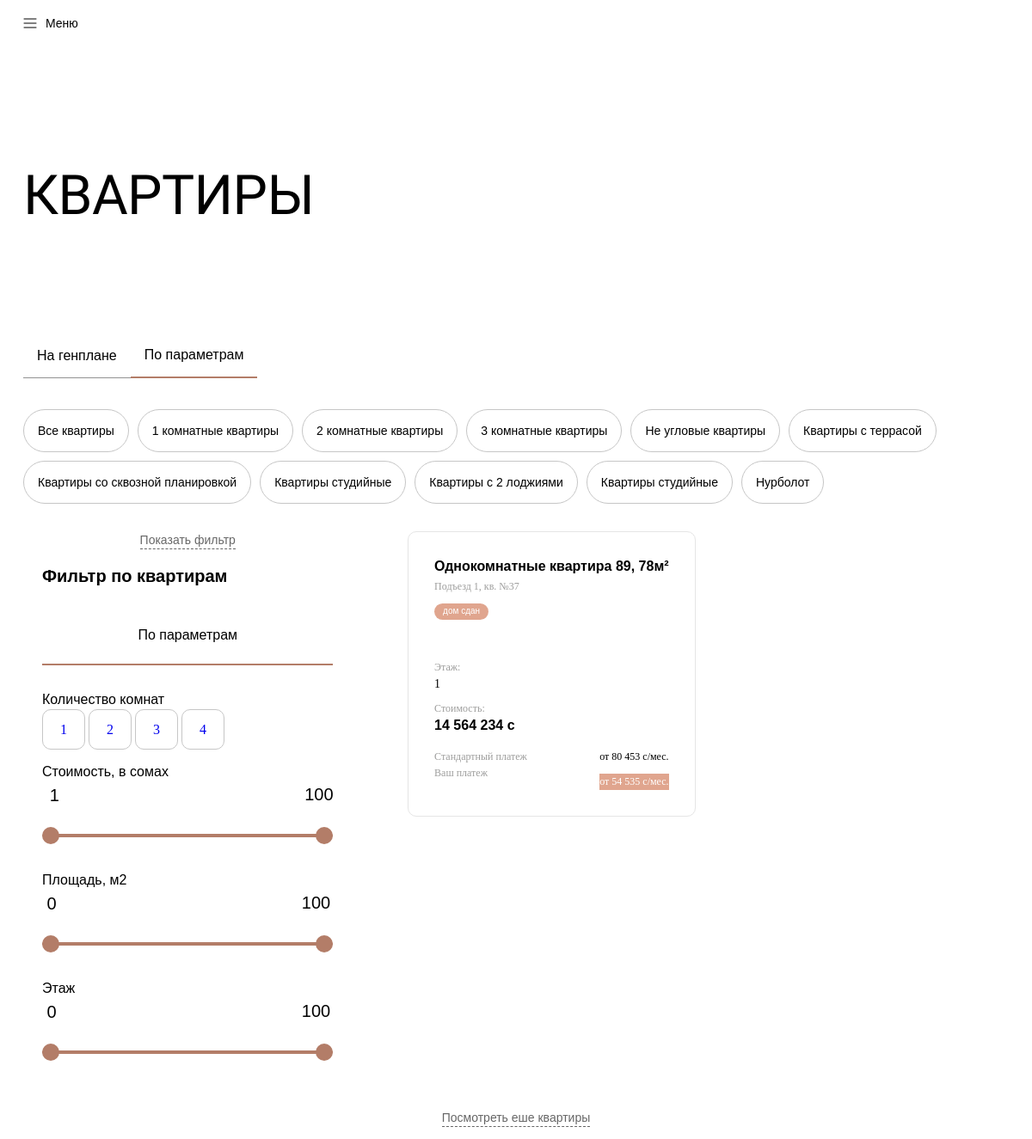
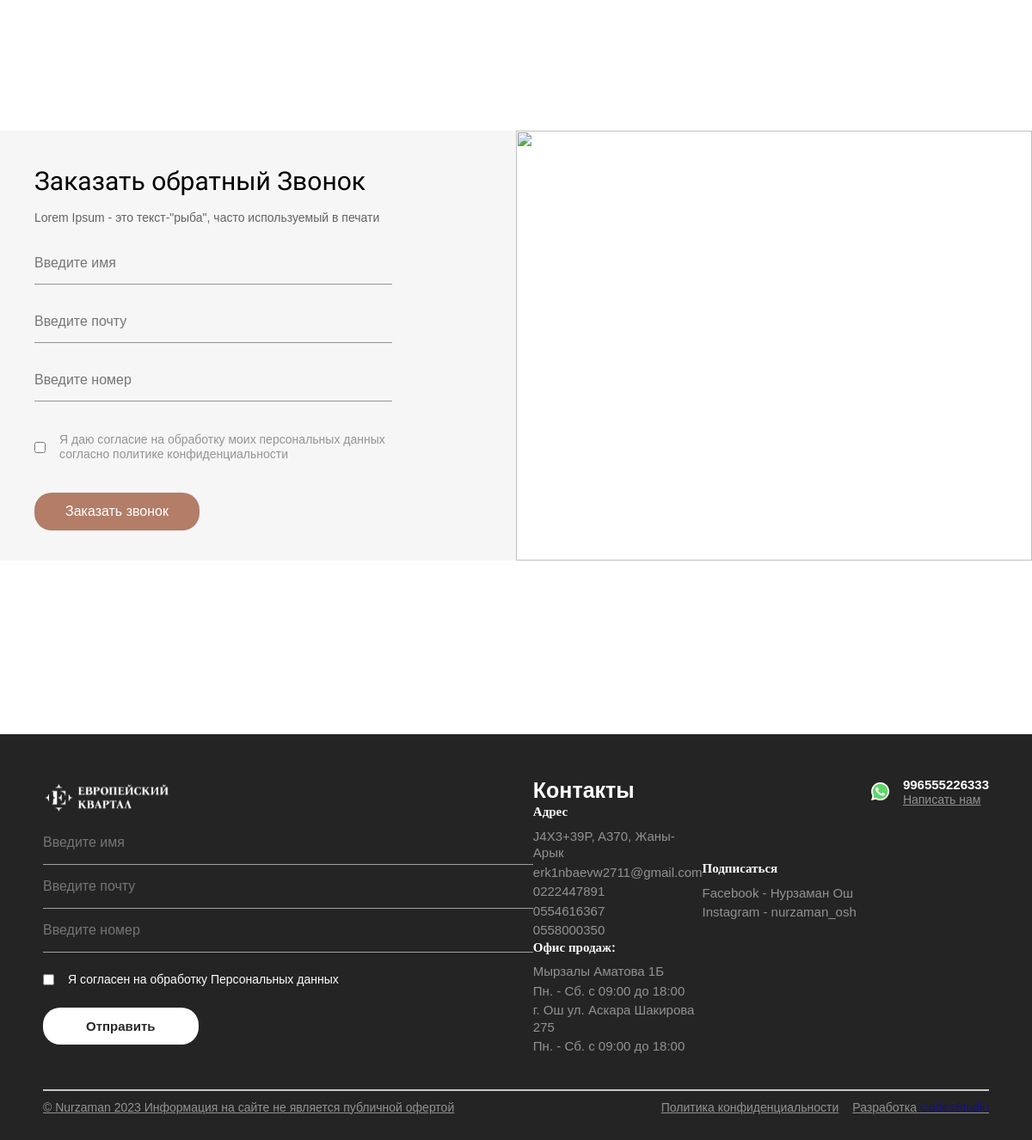
Page /catalog/ on the committed database (2 pictures, top to bottom).
### apps/apartment/models.py (models this page shows, shortened)
class Category(models.Model):
    title = models.CharField(
        max_length = 255,
        verbose_name = "Название категории",
        blank= True, null = True
    )
    class Meta:
        verbose_name = "Категория квартир"
        verbose_name_plural = "Категория квартир"

class Rooms(models.Model):
    title = models.CharField(
        max_length = 255,
        verbose_name = "Сколько Комнат"
    )
    def __str__(self):
        return self.title
    class Meta:
        verbose_name = "Добавить Комнаты"
        verbose_name_plural = "Добавить Комнаты"

class Apartment(models.Model):
    category = models.ForeignKey(
        Category,
        related_name = "category_room",
        on_delete = models.CASCADE,
        blank= True, null = True
    )
    room = models.ForeignKey(
        Rooms,
        on_delete = models.CASCADE
    )
    razmer = models.CharField(
        max_length = 255,
        verbose_name = "Размер"
    )
    info = models.CharField(
        max_length = 255,
        verbose_name ="Дополнительная информация",
        blank = True,null=True
    )
    layote = ResizedImageField(
        force_format="WEBP",
        quality=100,
        upload_to='layote/',
        verbose_name="Фотография планировки",
        blank = True, null = True
    )
    plan = ResizedImageField(
        force_format="WEBP",
        quality=100,
        upload_to='plan/',
        verbose_name="Фотография на плане этажа",
        blank = True, null = True
    )
    object = ResizedImageField(
        force_format="WEBP",
        quality=100,
        upload_to='object/',
        verbose_name="Фотография на объекте",
        blank = True, null = True
    )
    price = models.CharField(
        max_length = 255,
        verbose_name = "Цена"
    )
    floor = models.ForeignKey(
        Floor,
        related_name = "floor_form",
        on_delete = models.CASCADE,
        verbose_name = "Сколько этаж",
        blank=True,null = True
    )
    exploitation = models.CharField(
        max_length = 255,
        verbose_name = "Ввод в эксплуатацию"
    )
    layout_text = models.CharField(
        max_length = 255,
        verbose_name = "Тип планировок "
    )
    status = models.ForeignKey(
        Status,
        related_name = "choise_room",
        on_delete = models.CASCADE,
        blank = True, null = True
    )
    class Meta:
        verbose_name = "Добавить Квартиру"
        verbose_name_plural = "Добавить Квартиру"

class Status(models.Model):
    title = models.CharField(
        max_length = 255,
        verbose_name = "Статус квартиры"
    )
    def __str__(self):
        return self.title
    class Meta:
        verbose_name = "Добавить Статус"
        verbose_name_plural = "Добавить Статус"

class Floor(models.Model):
    title = models.CharField(
        max_length = 2,
        verbose_name = "Номер этажа"
    )
    def __str__(self):
        return self.title
    class Meta:
        verbose_name = "Добавить Этажи"
        verbose_name_plural = "Добавить Этажи"

### apps/contacts/models.py (models this page shows, shortened)
class ContactInfo(models.Model):
    title = RichTextField(
        verbose_name="Информационный текст",
        blank=True,null=True
    )
    image = ResizedImageField(
        force_format="WEBP",
        quality=100,
        upload_to='gallery/',
        verbose_name="Фотография",
        blank = True, null = True
    )
    class Meta:
        verbose_name = "Заказать обратный Звонок"
        verbose_name_plural = "Заказать обратный Звонок"

### apps/base/models.py (models this page shows, shortened)
class Settings(models.Model):
    title = models.CharField(
        max_length=255,
        verbose_name="Название сайта"
    )
    descriptions = models.TextField(
        verbose_name="Информационный текст",
        blank=True,null=True
    )
    logo = ResizedImageField(
        force_format="WEBP",
        quality=100,
        upload_to='logo/',
        verbose_name="Логотип Компании",
        blank = True, null = True
    )
    logo_complex = ResizedImageField(
        force_format="WEBP",
        quality=100,
        upload_to='logo/',
        verbose_name="Логотип Комплекса",
        blank = True, null = True
    )
    email = models.EmailField(
        max_length=255,
        verbose_name='Почта'
        )
    location = models.CharField(
        max_length=255,
        verbose_name='Адрес'
    )
    whatsapp = models.URLField(
        verbose_name='Whatspp URL',
        blank=True, null=True
    )
    whatsapp_number = models.CharField(
        max_length = 255,
        verbose_name = "Whatsapp номер"
    )
    instagram = models.URLField(
        verbose_name='Instagram URL',
        blank=True, null=True
    )
    youtube = models.URLField(
        verbose_name='Youtube URL',
        blank=True, null=True
    )
    facebook = models.URLField(
        verbose_name='Facebook URL',
        blank=True, null=True
    )
    class Meta:
            verbose_name = "Основная настройка"
            verbose_name_plural = "Основные настройки"

class SettingsPhone(models.Model):
    settings = models.ForeignKey(Settings, related_name='phone_title', on_delete=models.CASCADE)
    phone = models.CharField(
          max_length = 255,
          verbose_name = "Телефонный номер"
     )
    class Meta:
        unique_together = ('settings', 'phone')
        verbose_name = "Дополнительный телефонный номер"
        verbose_name_plural = "Дополнительный телефонный номер"

class SettingsOffice(models.Model):
    settings = models.ForeignKey(Settings, related_name='office_title', on_delete=models.CASCADE)
    location = models.CharField(
        max_length=255,
        verbose_name='Адрес'
    )
    phone = models.CharField(
          max_length = 255,
          verbose_name = "График работы"
     )
    class Meta:
        unique_together = ('settings', 'phone', 'location')
        verbose_name = "Офис продаж"
        verbose_name_plural = "Офис продаж"

class SettingsSoc(models.Model):
    settings = models.ForeignKey(Settings, related_name='settings_soc', on_delete=models.CASCADE)
    title = models.CharField(
          max_length = 255,
          verbose_name = "Название соц.сети"
     )
    username = models.CharField(
        max_length = 255,
        verbose_name = "username аккаунта"
    )
    url = models.URLField(
        verbose_name = "Ссылка"
    )
    class Meta:
        unique_together = ('settings', 'title')
        verbose_name = "Соц сети"
        verbose_name_plural = "Соц сети"

### apps/apartment/views.py (the view, shortened to what this page needs)
# urls.py: path('catalog/', views.catalog, name="catalog"),
def catalog(request):
    settings = Settings.objects.latest("id")
    categories = models.Category.objects.all()
    category_id = request.GET.get('category')
    filtered_apartments = models.Apartment.objects.all()
    if category_id:
        filtered_apartments = filtered_apartments.filter(category__id=category_id)
    rooms = models.Rooms.objects.all()
    rooms_id = request.GET.get("room")
    filtered_rooms_apartments = filtered_apartments  # Создайте отдельную переменную для комнат
    if rooms_id:
        filtered_rooms_apartments = filtered_apartments.filter(room__id=rooms_id)
    contactinfo = ContactInfo.objects.latest('id')
    return render(request,'catalog.html', locals())

### templates/catalog.html (shortened to what this page needs)
{% load static %}
<!DOCTYPE html>
<html lang="en">
  <head>
    <link rel="stylesheet" href="{% static 'assets/styles/style.css' %}" />
    <link rel="stylesheet" href="{% static 'assets/styles/swiperStyle.css' %}" />
  </head>
  <body>
    <header class="header" style="height: fit-content">
      <nav class="nav" style="background-color: white">
        <div class="burger" id="menuButton">
          <svg xmlns="http://www.w3.org/2000/svg" width="16" height="12" viewBox="0 0 16 12" fill="none">
            <path d="M1 1H15" stroke="black" stroke-linecap="round" />
            <path d="M1 6H15" stroke="black" stroke-linecap="round" />
            <path d="M1 11H15" stroke="black" stroke-linecap="round" />
          </svg>
          <p style="color: black">Меню</p>
        </div>
      </nav>
      <br />
    </header>
    <br />
    <br /><br />
    <main class="main" style="padding: 0 27px">
      <br />
      <h1>КВАРТИРЫ</h1>
      <br /><br /><br /><br />
      <div class="sliderLink" style="margin-top: 30px;">
        <a href="{% url 'genplaning' %}">
          <div class="navSlideLink" style="padding: 1rem">На генплане</div>
        </a>
        <div class="navSlideLink activee" style="padding: 1rem">По параметрам</div>
      </div>
      <br /><br />
      <div class="filterList">
        <a href="{% url 'catalog' %}" class="filterItem">Все квартиры</a>
        {% for category in categories %}
        <a href="{% url 'catalog' %}?category={{ category.id }}" class="filterItem">{{ category.title }}</a>
        {% endfor %}
      </div>
    </main>
    <div class="filterZone" style="padding: 0 27px">
      <div class="scrollBar" >
        <div id="openFilter" class="moreFlatCard">
          <p>Показать фильтр</p>
        </div>
        <div class="leftFilteredZone">
          <h1>Фильтр по квартирам</h1>
          <div class="sliderLink">
            <div class="navSlideLink activee" style="width: 100%">По параметрам</div>
          </div>
          <div>
            <h2>Количество комнат</h2>
            {% for room in rooms %}
              <a href="{% url 'catalog' %}?room={{ room.id }}" class="roomButton">{{ room.id }}</a>
            {% endfor %}
          </div>
          <div>
            <h2>Стоимость, в сомах</h2>
            <br /><br />
            <div>
              <div class="range-slider">
                <input type="range" min="1" max="100" step="1" value="0" class="range-slider__input" />
                <input type="range" min="1" max="100" step="1" value="100" class="range-slider__input" />
              </div>
            </div>
          </div>
          <div>
            <h2>Площадь, м2</h2>
            <br /><br />
            <div>
              <div class="range-slider">
                <input type="range" min="0" max="100" step="1" value="0" class="range-slider__input" />
                <input type="range" min="0" max="100" step="1" value="100" class="range-slider__input" />
              </div>
            </div>
          </div>
          <div>
            <h2>Этаж</h2>
            <br /><br />
            <div>
              <div class="range-slider">
                <input type="range" min="0" max="100" step="1" value="0" class="range-slider__input" />
                <input type="range" min="0" max="100" step="1" value="100" class="range-slider__input" />
              </div>
            </div>
          </div>
        </div>
      </div>
      <div class="flatList">
        {% for apartment in filtered_apartments %}
        <a href="{% url 'planing' apartment.id %}">
          <div class="flatListCard">
            <div class="cardHead">
              <h1>{{apartment.room}} квартира {{apartment.razmer}}</h1>
              <p>{{apartment.info}}</p>
            </div>
            {% if apartment.status%}
            <button class="flatMetka">{{apartment.status}}</button>
            {% endif %}
            <br />
            <div class="cardFlatImage">
            </div>
            <br />
            <div class="cardFlatInf">
              <p>Этаж:</p>
              <h2>{{apartment.floor}} </h2>
            </div>
            <div class="cardFlatInf">
              <p>Стоимость:</p>
              <h1>{{apartment.price}} с</h1>
            </div>
            <br />
            <div class="cardFootFlat">
              <div>
                <h1>Стандартный платеж <img width="14px" src="{% static 'assets/svg/div.tooltip-circle.svg' %}" alt="" /></h1>
                <h1>Ваш платеж <img width="14px" src="{% static 'assets/svg/div.tooltip-circle — копия.svg' %}" alt="" /></h1>
              </div>
              <div>
                <h2>от 80 453 с/мес.</h2>
                <h3>от 54 535 с/мес.</h3>
              </div>
            </div>
          </div>
        </a>
        {% endfor %}
      </div>
    </div>
    <div class="moreFlatCard">
      <p>Посмотреть еше квартиры</p>
    </div>
    <br /><br />
    <div class="h100"></div>
    {% include 'include/contact_form.html'%}
    <br /><br /><br /><br />
    <div class="h100"></div>
    {% include "include/footer.html" %}
  </body>
</html>

### templates/include/contact_form.html (shortened to what this page needs)
<section id="section6" class="form">
    <form method = "POST" class="formSection">
      {{contactinfo.title|safe}}
      <input placeholder="Введите имя" name = "name" class="Forminput" type="text" />
      <input placeholder="Введите почту" name = "email"  class="Forminput" type="email" />
      <input placeholder="Введите номер" name = "number"  class="Forminput" type="text" />
      <div class="checkbox">
        <input type="checkbox" name="consent"  id="agreementFeedback" />
        <label for="agreementFeedback">
          Я даю согласие на обработку моих персональных данных<br />
          согласно политике конфиденциальности
        </label>
      </div>
      <button name = "call1" class="formButton">Заказать звонок</button>
    </form>
    <div class="formImager">
      <img src="{{contactinfo.image.url}}" alt="" />
    </div>
  </section>

### templates/include/footer.html (shortened to what this page needs)
{% load static %}
<footer class="footer">
    <form method = "POST">
      <div class="leftFooter">
        <img src="{% static 'assets/svg/Mask group.svg' %}" alt="" />
      </div>
            <input placeholder="Введите имя" name = "name2" class="Forminputt" type="text" />
            <input placeholder="Введите почту"  name = "email2" class="Forminputt" type="email" />
            <input placeholder="Введите номер"  name = "number2" class="Forminputt" type="text" />
            <div class="checkboxx">
                <input type="checkbox" name="consent2"   />
                <p>Я согласен на обработку Персональных данных</p>
            </div>
            <button name = "call2" class="footerButton">Отправить</button>
    </form>
    <div class="footerCenter">
      <h1>Контакты</h1>
      <div>
        <h1>Адрес</h1>
        <p>{{settings.location}}</p>
        <p>{{settings.email}}</p>
        {% for settings in settings.phone_title.all%}
        <p>{{settings.phone}}</p>
        {% endfor %}
      </div>
      <div>
        <h1>Офис продаж:</h1>
        {% for settings in settings.office_title.all%}
        <p>{{settings.location}}</p>
        <p>{{settings.phone}}</p>
        {% endfor %}
      </div>
    </div>
    <div class="footerCenter">
      <div>
        <h1>Подписаться</h1>
        {% for settings in settings.settings_soc.all %}
        <a href="{{settings.url}}">
          <p>{{settings.title}} - {{settings.username}}</p>
        </a>
        {% endfor %}
      </div>
    </div>
    <div class="footerRight">
      <a href="{{settings.whatsapp}}">
        <div class="writeUs">
          <p>
            {{settings.whatsapp_number}}
            <br />
            <u> Написать нам</u>
          </p>
        </div>
      </a>
      <div class="sosial">
        {% if settings.whatsapp%}
        <a href="{{settings.whatsapp}}">
        </a>
        {% endif %}
      </div>
    </div>
  </footer>
  <footer class="footer" style="flex-direction: column">
    <div class="line mobileNoneDiv"></div>
    <div class="underFoot">
      <div class="writeUs">
        <p><u>© Nurzaman 2023 Информация на сайте не является публичной офертой</u></p>
      </div>
      <div class="writeUs">
        <p><u>Политика конфиденциальности</u></p>
        <p><u>Разработка <a href = "https://codexstudio.site/">CodexStudio</a></u></p>
      </div>
    </div>
  </footer>

### rows in the picture
Category: title "1 комнатные квартиры"
Category: title "2 комнатные квартиры"
Category: title "3 комнатные квартиры"
Category: title "Не угловые квартиры"
Category: title "Квартиры с террасой"
Category: title "Квартиры со сквозной планировкой"
Category: title "Квартиры студийные"
Category: title "Квартиры с 2 лоджиями"
Category: title "Квартиры студийные"
Category: title "Нурболот"
Rooms: id "1"
Rooms: id "2"
Rooms: id "3"
Rooms: id "4"
Apartment: room "Однокомнатные", razmer "89, 78м²", info "Подъезд 1, кв. №37", status "дом сдан", floor "1", price "14 564 234"
ContactInfo: title "Заказать обратный Звонок Lorem Ipsum - это текст-\"рыба\", часто используемый в печати"
Settings: location "J4X3+39P, A370, Жаны-Арык", email "erk1nbaevw2711@gmail.com", whatsapp_number "996555226333"
SettingsPhone: phone "0222447891"
SettingsPhone: phone "0554616367"
SettingsPhone: phone "0558000350"
SettingsOffice: location "Мырзалы Аматова 1Б", phone "Пн. - Сб. c 09:00 до 18:00"
SettingsOffice: location "г. Ош ул. Аскара Шакирова 275", phone "Пн. - Сб. c 09:00 до 18:00"
SettingsSoc: title "Facebook", username "Нурзаман Ош"
SettingsSoc: title "Instagram", username "nurzaman_osh"
